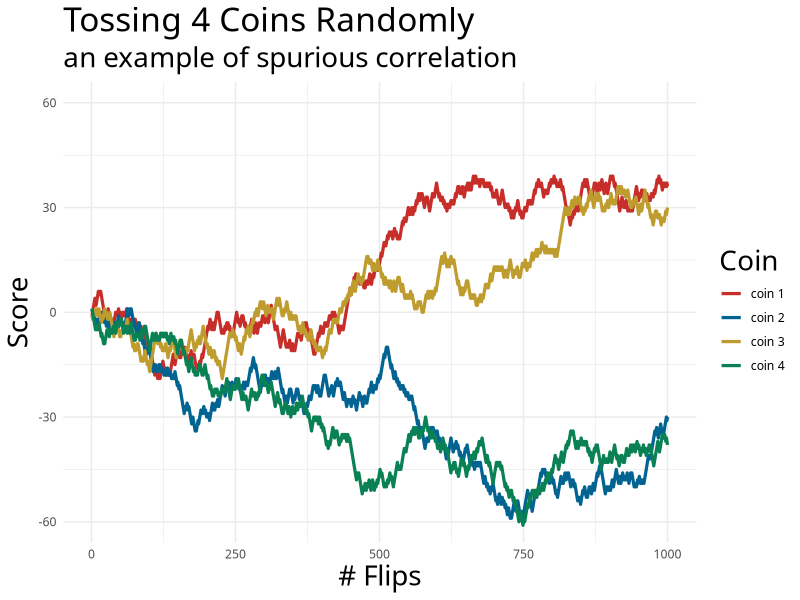

The R script that drew this image:
## ---- chunk 1
library(tidyverse)
library(ggthemes)
set.seed(1234)

coins = 4L
flips = 1e3

calc_score <- function(vec) { 
    map_dbl(1:length(vec), 
            ~ sum(vec[1:.x] == 1) - sum(vec[1:.x] == 0))
}

f   <- expression(rbinom(flips, 1, 0.5))

res <- rerun(coins, calc_score(eval(f))) %>% 
    set_names(paste("coin", 1:coins)) %>% 
    bind_rows() %>% 
    mutate(flip = row_number())

df <- res %>%
    pivot_longer(cols = -flip,
                 names_to = "coin",
                 values_to = "score")

df %>% 
    ggplot(aes(flip, score, col = coin)) +
    geom_line(aes(group = coin), size = 1.1) +
    coord_cartesian(ylim = c(-60, 60)) +
    scale_color_wsj() +
    theme_minimal(base_family = "Menlo") +
    theme(title = element_text(size = 20)) +
    labs(x = "# Flips", y = "Score", col = "Coin", 
         title = "Tossing 4 Coins Randomly",
         subtitle = "an example of spurious correlation")
